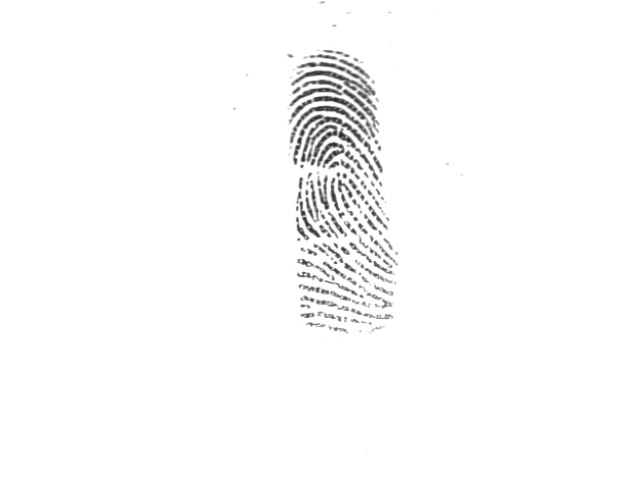
#> input picture images/train/10_2.tif, 640 x 480 px; the run also reads 1 picture not shown here
$ jupyter execute --allow-errors simple_custom_dataloader_wo_labels.ipynb   (shell and % lines are left out)
#> lines starting #> are read from the running program, lines starting #| are printed output that depends on the picture
### yolov5/utils/only_img_cus_dataloaders.py
# YOLOv5 🚀 by Ultralytics, AGPL-3.0 license
"""
Dataloaders and dataset utils
"""

import contextlib
import glob
import hashlib
import json
import math
import os
import random
import shutil
import time
from itertools import repeat
from multiprocessing.pool import Pool, ThreadPool
from pathlib import Path
from threading import Thread
from urllib.parse import urlparse

import numpy as np
import psutil
import torch
import torch.nn.functional as F
import torchvision
import yaml
from PIL import ExifTags, Image, ImageOps
from torch.utils.data import DataLoader, Dataset, dataloader, distributed
from tqdm import tqdm

from utils.augmentations import (Albumentations, augment_hsv, classify_albumentations, classify_transforms, copy_paste,
                                 letterbox, mixup, random_perspective)
from utils.general import (DATASETS_DIR, LOGGER, NUM_THREADS, TQDM_BAR_FORMAT, check_dataset, check_requirements,
                           check_yaml, clean_str, cv2, is_colab, is_kaggle, segments2boxes, unzip_file, xyn2xy,
                           xywh2xyxy, xywhn2xyxy, xyxy2xywhn)
from utils.torch_utils import torch_distributed_zero_first

# Parameters
HELP_URL = 'See https://docs.ultralytics.com/yolov5/tutorials/train_custom_data'
IMG_FORMATS = 'bmp', 'dng', 'jpeg', 'jpg', 'mpo', 'png', 'tif', 'tiff', 'webp', 'pfm'  # include image suffixes
VID_FORMATS = 'asf', 'avi', 'gif', 'm4v', 'mkv', 'mov', 'mp4', 'mpeg', 'mpg', 'ts', 'wmv'  # include video suffixes
LOCAL_RANK = int(os.getenv('LOCAL_RANK', -1))  # https://pytorch.org/docs/stable/elastic/run.html
RANK = int(os.getenv('RANK', -1))
PIN_MEMORY = str(os.getenv('PIN_MEMORY', True)).lower() == 'true'  # global pin_memory for dataloaders

# Get orientation exif tag
for orientation in ExifTags.TAGS.keys():
    if ExifTags.TAGS[orientation] == 'Orientation':
        break


# [104 lines left out: functions get_hash, exif_size, exif_transpose, seed_worker, create_dataloader, not called in this run]


class InfiniteDataLoader(dataloader.DataLoader):
    """ Dataloader that reuses workers

    Uses same syntax as vanilla DataLoader
    """

    # [4 lines left out: function __init__, not called in this run]

    def __len__(self):
        return len(self.batch_sampler.sampler)

    def __iter__(self):
        for _ in range(len(self)):
            yield next(self.iterator)


class _RepeatSampler:
    """ Sampler that repeats forever

    Args:
        sampler (Sampler)
    """

    def __init__(self, sampler):
        self.sampler = sampler

    def __iter__(self):
        while True:
            yield from iter(self.sampler)


class LoadScreenshots:
    # YOLOv5 screenshot dataloader, i.e. `python detect.py --source "screen 0 100 100 512 256"`
    # [28 lines left out: function __init__, not called in this run]

    def __iter__(self):
        return self

    # [13 lines left out: function __next__, not called in this run]


class LoadImages:
    # YOLOv5 image/video dataloader, i.e. `python detect.py --source image.jpg/vid.mp4`
    # [34 lines left out: function __init__, not called in this run]

    def __iter__(self):
        self.count = 0
        return self

    # [57 lines left out: functions __next__, _new_video, _cv2_rotate, not called in this run]

    def __len__(self):
        return self.nf  # number of files


class LoadStreams:
    # YOLOv5 streamloader, i.e. `python detect.py --source 'rtsp://example.com/media.mp4'  # RTSP, RTMP, HTTP streams`
    # [59 lines left out: functions __init__, update, not called in this run]

    def __iter__(self):
        self.count = -1
        return self

    # [15 lines left out: function __next__, not called in this run]

    def __len__(self):
        return len(self.sources)  # 1E12 frames = 32 streams at 30 FPS for 30 years


# [4 lines left out: function img2label_paths, not called in this run]


class CustomLoadImagesAndLabels(Dataset):
    # YOLOv5 train_loader/val_loader, loads images and labels for training and validation
    cache_version = 0.6  # dataset labels *.cache version
    rand_interp_methods = [cv2.INTER_NEAREST, cv2.INTER_LINEAR, cv2.INTER_CUBIC, cv2.INTER_AREA, cv2.INTER_LANCZOS4]

    # [215 lines left out: functions __init__, check_cache_ram, cache_labels, get_img_cropped, not called in this run]


    def __len__(self):

        return len(self.im_files)

    # [5 lines of commented-out code are left out]

    # [493 lines left out: functions __getitem__, load_image, cache_images_to_disk, load_mosaic, load_mosaic9, collate_fn and 5 more, not called in this run]


class HUBDatasetStats():
    """ Class for generating HUB dataset JSON and `-hub` dataset directory

    Arguments
        path:           Path to data.yaml or data.zip (with data.yaml inside data.zip)
        autodownload:   Attempt to download dataset if not found locally

    Usage
        from utils.dataloaders import HUBDatasetStats
        stats = HUBDatasetStats('coco128.yaml', autodownload=True)  # usage 1
        stats = HUBDatasetStats('path/to/coco128.zip')  # usage 2
        stats.get_json(save=False)
        stats.process_images()
    """

    # [103 lines left out: functions __init__, _find_yaml, _unzip, _hub_ops, get_json, process_images, not called in this run]


# Classification dataloaders -------------------------------------------------------------------------------------------
class ClassificationDataset(torchvision.datasets.ImageFolder):
    """
    YOLOv5 Classification Dataset.
    Arguments
        root:  Dataset path
        transform:  torchvision transforms, used by default
        album_transform: Albumentations transforms, used if installed
    """

    # [50 lines left out: functions __init__, __getitem__, create_classification_dataloader, not called in this run]


class CustomDataset(Dataset):
    def __init__(self,
                 path,
                 img_size=640,
                 batch_size=16,
                 augment=False,
                 hyp=None,
                 rect=False,
                 image_weights=False,
                 cache_images=False,
                 single_cls=False,
                 stride=32,
                 pad=0.0,
                 min_items=0,
                 prefix='',
                 template_file=''):
#> called with path = '../images/train/', img_size = 1024, batch_size = 2, augment = False, rect = False, image_weights = False, cache_images = False, single_cls = False
        self.path = path
        self.im_files = [os.path.join(self.path, filename) for filename in os.listdir(self.path)]
        self.indices = range(len(self.im_files))
        self.img_size = img_size
        # self.batch_size = batch_size
        self.ims = [None] * len(self.im_files)
        self.im_hw0 = [None] * len(self.im_files)
        self.im_hw = [None] * len(self.im_files)
        self.npy_files = []
        self.augment = augment
        self.shapes = np.array([cv2.imread(img_fn).shape[:2] for img_fn in self.im_files])
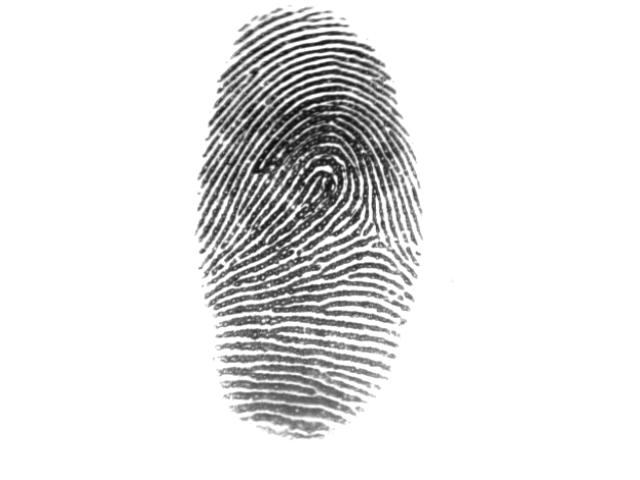
#> input picture images/train/11_4.tif, 640 x 480 px
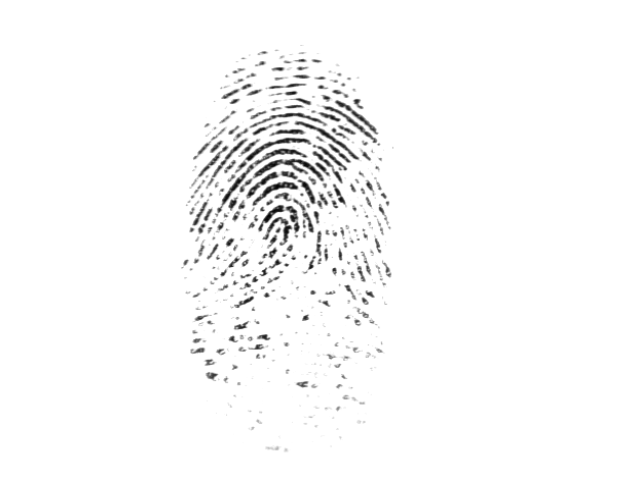
#> input picture images/train/11_7.tif, 640 x 480 px
#> self.shapes = [[480, 640], [480, 640], [480, 640]]
        self.rect = rect
        self.template_file = template_file
        self.template = cv2.imread(self.template_file)
#> (the rest of the program and of its run is left out)
